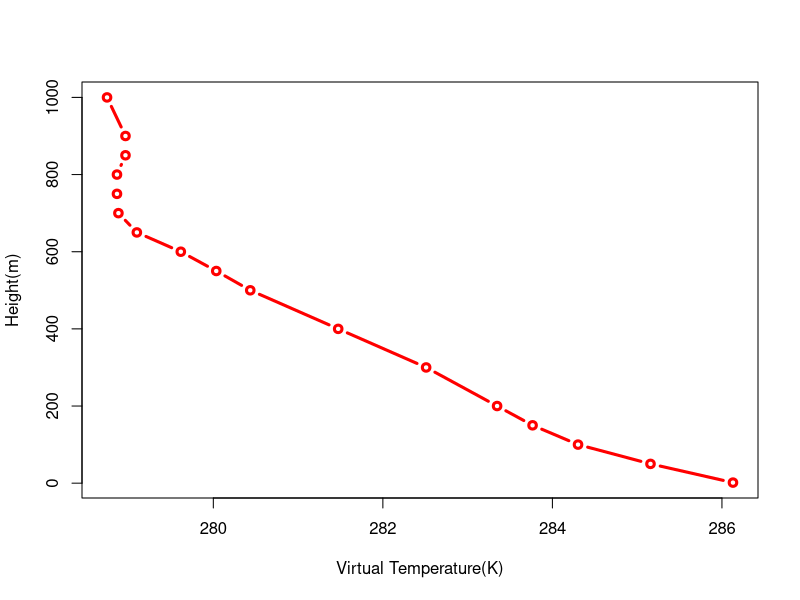
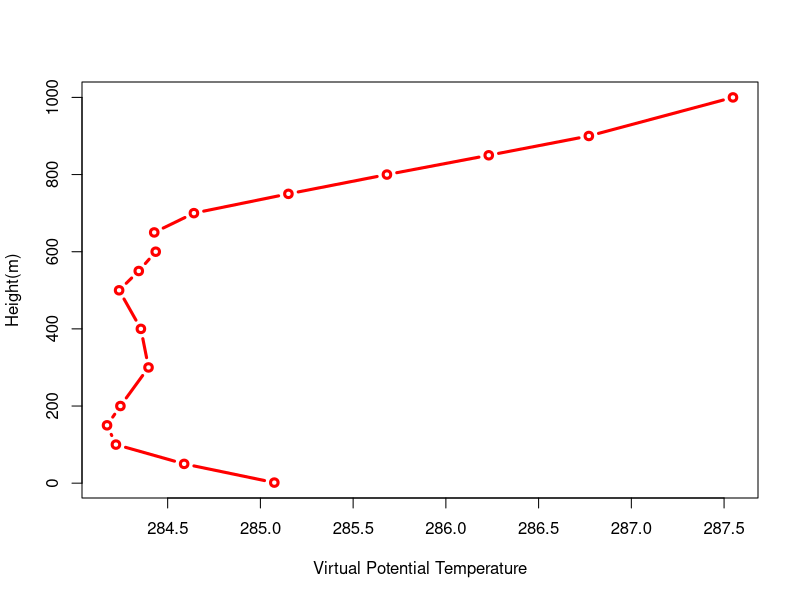
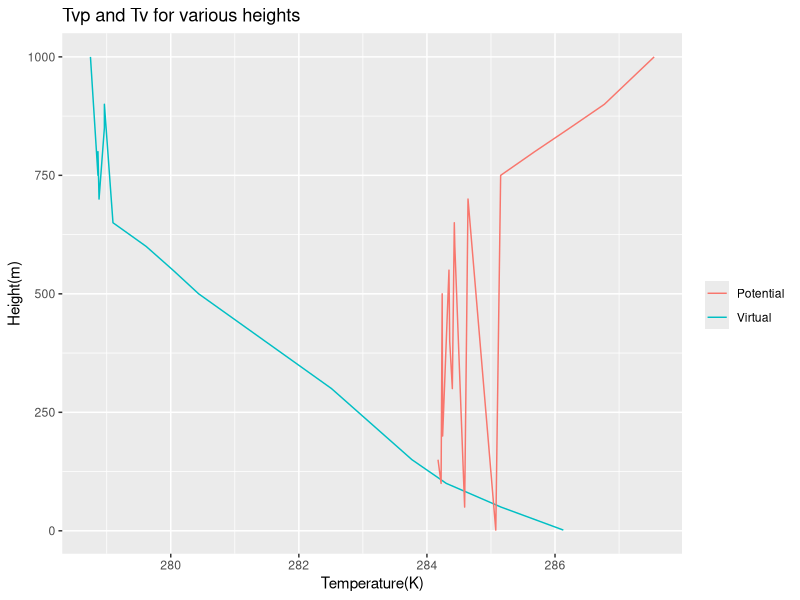

These figures' R source, in order:
## ---- chunk 1

library(ggplot2)
library(dplyr)


## ---- chunk 2

#meters
heightq7 <- c(1.5,50,100,150,200,300,400,500,550,600,650,700,750,800,850,900,1000)
#in mb
pressureq7 <- c(1013,1007,1001,995,989,977,965,954,948,942,936,931,925,919,914,908,897)
#in deg C
temperature7 <- c(11.8,10.9,10.1,9.6,9.2,8.4,7.4,6.4,6.0,5.6,5.1,4.9,4.9,4.9,5.0,5.0,4.8)
#in g/Kg
specifichumidity7 <- c(6.5,6.1,5.8,5.6,5.5,5.3,5.1,4.9,4.9,4.8,4.7,4.6,4.5,4.5,4.5,4.5,4.4)

length(heightq7)==length(pressureq7)
length(temperature7)==length(specifichumidity7)



## ---- chunk 3

# Convert to Kelvin
temperature7K <- temperature7 + 273.2
vtemperature7K <- temperature7K*(1+(0.61*(specifichumidity7/1000)))

vt7adf <- data.frame(heightq7,pressureq7,temperature7,specifichumidity7,temperature7K,vtemperature7K)

#vt7adf %>% ggplot() + aes(vtemperature7K,heightq7) + geom_line() + xlab("Virtual Temperature(K)") +
#  ylab("Height(m)") + ggtitle("Tv for various heights")

plot(vt7adf$vtemperature7K,vt7adf$heightq7,type = "b", col = "red", lwd = 3,xlab = "Virtual Temperature(K)", ylab = "Height(m)")
## ---- chunk 4

# Convert to Kelvin
# Add virtual potential temperature
ptemperature7K <- temperature7K*((1000/pressureq7)^0.286)
vptemperature7K <- ptemperature7K*(1+(0.61*(specifichumidity7/1000)))
vt7adf <- data.frame(heightq7,pressureq7,temperature7,specifichumidity7,temperature7K,vtemperature7K,ptemperature7K,vptemperature7K)

#vt7adf %>% ggplot() + aes(vptemperature7K,heightq7) + geom_line() + xlab("Virtual Potential Temperature") +
#  ylab("Height(m)") + ggtitle("Tvp for various heights")

b7b <- plot(vt7adf$vptemperature7K,vt7adf$heightq7,type = "b", col = "red", lwd = 3,xlab = "Virtual Potential Temperature", ylab = "Height(m)")
## ---- chunk 5


# Compare virtual temperature and virtual potential temperature
vt7adf %>% ggplot() + geom_line(aes(vtemperature7K,heightq7,color="Virtual"))+
  geom_line(aes(vptemperature7K,heightq7,color="Potential"))  +
  xlab("Temperature(K)") + labs(colour = "") +
 ylab("Height(m)") + ggtitle("Tvp and Tv for various heights")
